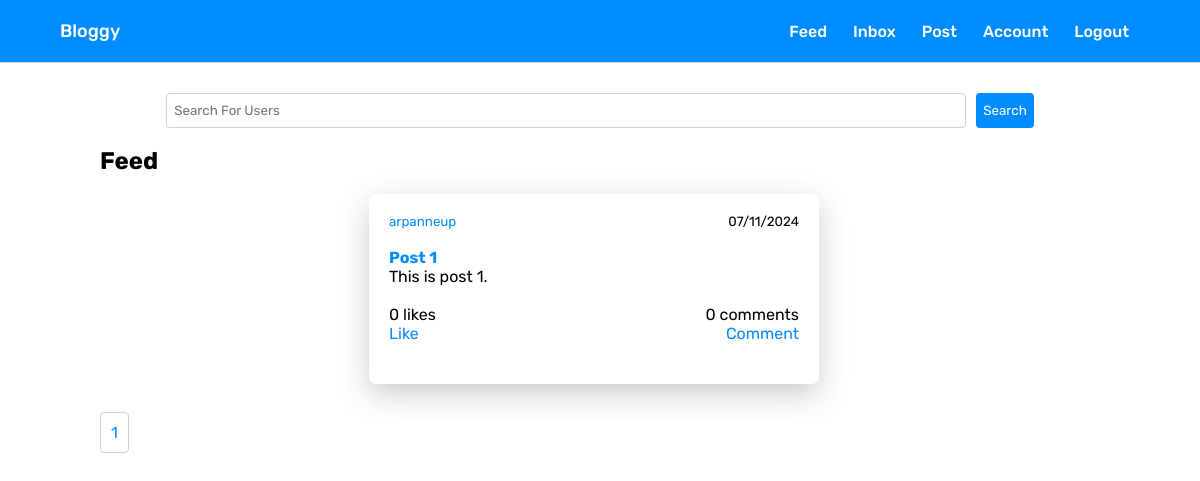
The page /dashboard (signed in) on the database its author committed.
### app/main.py (models this page shows, shortened)
class Post(db.Model, UserMixin):
    id = db.Column(db.Integer, primary_key=True)
    post_title = db.Column(db.String(100), nullable=False)
    post_content = db.Column(db.String(1000), nullable=False)
    post_date = db.Column(db.DateTime, nullable=False, default=datetime.utcnow)
    user_id = db.Column(db.Integer, db.ForeignKey('user.id'), nullable=False)
    commented = db.relationship('Comment', backref='commented', lazy='dynamic')
    likes = db.relationship('Like', backref='liked', lazy='dynamic')

class User(db.Model, UserMixin):
    id = db.Column(db.Integer, primary_key=True)
    username = db.Column(db.String(15), unique=True)
    email = db.Column(db.String(50), unique=True)
    password = db.Column(db.String())
    profile_pic = db.Column(
        db.String(40), nullable=False, default='default.jpg')
    posts = db.relationship('Post', backref='author', lazy='dynamic')
    commenter = db.relationship('Comment', backref='commenter', lazy='dynamic')
    access_token = db.Column(db.String(180))
    liker = db.relationship('Like', backref='liker', lazy='dynamic')
    followed = db.relationship(
        'Follower', backref='followed', foreign_keys='Follower.followed_id', lazy='dynamic')
    follower = db.relationship(
        'Follower', backref='follower', foreign_keys='Follower.follower_id', lazy='dynamic')
    sender = db.relationship('Message', backref='sender',
                             foreign_keys='Message.sender_id', lazy='dynamic')
    receiver = db.relationship('Message', backref='receiver',
                               foreign_keys='Message.receiver_id', lazy='dynamic')
    bio_content = db.Column(db.String(1000))
    verified = db.Column(db.Boolean(), default=False)
    def has_liked_post(self, post):
        return Like.query.filter(
            Like.liker_id == self.id,
            Like.liked_id == post.id).count() > 0

### app/main.py (the view, shortened to what this page needs)
@app.route("/dashboard", methods=['GET', 'POST'])
@login_required
def dashboard():
    form = UserSearchForm()
    email_w_key = current_user.email+app.config['SECRET_KEY']
    email_encoding = email_w_key.encode('utf-8')
    hashed_token = hashlib.sha512(email_encoding).hexdigest()
    current_user.access_token = hashed_token
    db.session.commit()
    page = request.args.get('page', 1, type=int)
    posts = Post.query.order_by(
        Post.post_date.desc()).paginate(page=page, per_page=4)
    following = Follower.query.filter_by(follower=current_user).all()
    total_posts = Post.query.all()
    if current_user.username == 'admin' and current_user.email == 'arpanneupane19@gmail.com':
        session['logged_in'] = True
        return redirect('/admin')
    return render_template("dashboard.html", posts=posts, title="My Dashboard", total_posts=len(total_posts), form=form)

### app/main.py
class UserSearchForm(FlaskForm):
    username = StringField(validators=[InputRequired(), Length(
        min=4, max=15)], render_kw={"placeholder": "Search For Users"})

### app/main.py (called while the page is built)
@login_manager.user_loader
def load_user(user_id):
    return User.query.get(int(user_id))

@app.before_request
def make_session_permanent():
    session.permanent = True

### app/templates/dashboard.html (shortened to what this page needs)
{% extends "base.html" %} {% block title %}{% endblock %} {% block content %}
<link rel="stylesheet" href="{{url_for('static', filename='dashboard.css')}}" />
<div class="container">
    <div class="form">
        <form method='POST' action=''>
            {{form.username}}
            <button>Search</button>
        </form>
    </div><br>
    <h2>Feed</h2>
    <br />
    <div class="feed">
        {% for post in posts.items %}
        <div class="post">
            <div class="post-info">
                <small><a href="{{url_for('user', username=post.author.username)}}">{{post.author.username}}</a></small>
                <small>{{post.post_date.strftime('%m/%d/%Y') }}</small>
            </div>
            <br />
            <article class="post-title-content">
                <h4>
                    <a href="{{url_for('post', post_id=post.id)}}">{{post.post_title}}</a>
                </h4>
                <p>{{post.post_content}}</p>
            </article>
            <br />
            <div class="post-actions">
                <div class="post-stats-info">
                    {% if post.likes.count() == 0 %}
                    <p class='total-likes{{post.id}}' style='cursor: initial; color: black;'>
                        {{post.likes.count()}} likes
                    </p>
                    {% endif %}
                    {% if post.commented.count() == 0 %}
                    <p style='cursor: initial; color: black;'>
                        {{post.commented.count()}} comments
                    </p>
                    {% endif %}
                </div>
            </div>
            <div class="actions">
                {% if current_user.has_liked_post(post) %}
                <div class='like-unlike' action='unlike' post_id="{{ post.id }}"
                    style="cursor: pointer; color: rgb(0,140,255)">
                    <p class='toggle{{ post.id }}'>Unlike</p>
                </div>
                {% else %}
                <div class='like-unlike' action='like' post_id="{{ post.id }}"
                    style="cursor: pointer; color: rgb(0,140,255)">
                    <p class='toggle{{ post.id }}'>Like</p>
                </div>
                {% endif %}
                <p>
                    <a href="{{url_for('comment_on_post', post_id=post.id)}}">Comment</a>
                </p>
            </div>
        </div>
        {% endfor %}
    </div>
    <br />
    <div class="paginate">
        {% for page_num in posts.iter_pages(left_edge=1, right_edge=1,
        left_current=1, right_current=2) %} {% if page_num %} {% if posts.page ==
        page_num %}
        <a class="current" href="{{ url_for('dashboard', page=page_num)}}">{{ page_num }}</a>
        {% else %}
        <a href="{{ url_for('dashboard', page=page_num)}}">{{ page_num }}</a>
        {% endif %} {% else %} ... {% endif %} {% endfor %}
    </div>
</div>
{% endblock %}

### app/static/base.css (style rules this page uses)
* { box-sizing: border-box; margin: 0; padding: 0; font-family: "Rubik", sans-serif; }
a { text-decoration: none; color: rgb(0, 140, 255); }

### app/static/dashboard.css (style rules this page uses)
.container { margin-top: 30px; margin-left: 100px; margin-right: 100px; display: flex; flex-direction: column; }
.form > form { display: flex; justify-content: center; align-items: center; }
.form > form > input { height: 35px; padding: 7px; border: 1px solid lightgray; border-radius: 4px; width: 80%; margin-right: 10px; }
.form > form > button { background-color: rgb(0, 140, 255); height: 35px; padding: 7px; border-radius: 4px; border: none; color: white; cursor: pointer; }
.feed { display: flex; align-items: center; justify-content: center; flex-wrap: wrap; }
.post { display: flex; flex-direction: column; padding: 20px; background: #ffffff; border-radius: 7px; box-shadow: 0px 10px 30px rgba(48, 48, 48, 0.25); width: 45%; height: 190px; max-height: 190px; overflow-y: auto; margin-right: 12px; margin-bottom: 20px; }
.post-info { display: flex; justify-content: space-between; }
.post-info a { color: rgb(0, 140, 255); }
.post-stats-info { display: flex; justify-content: space-between; }
.post-stats-info p { color: rgb(0, 140, 255); cursor: pointer; }
.post-title-content a { color: rgb(0, 140, 255); }
.actions { display: flex; justify-content: space-between; }
.actions a { color: rgb(0, 140, 255); }
.paginate > a { margin-right: 5px; border-radius: 4px; border: 1px solid lightgray; color: rgb(0, 140, 255); padding: 10px; }

### rows shown on the page
Post: author.username "arpanneup", post_date "07/11/2024", post_title "Post 1", post_content "This is post 1.", likes.count "0", commented.count "0"

### other values the page prints
{{ page_num }} "1"
